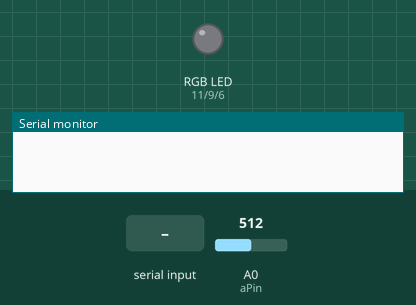
Recording of a sketch running on a simulated Arduino Uno, built with avr-gcc and run on an emulated ATmega328P. On the bench: an RGB LED mixed from three pins (HIGH = lit), the last lines printed to the serial monitor. The test bench sets the inputs (shaded band); at power-on: A0 (aPin) = 512. Dim RGB values are drawn brighter than linear.

Above: at 1.2 s.
1.3 s: "r" received over Serial
3.8 s: A0 (aPin) set to 716
At 4.2 s:
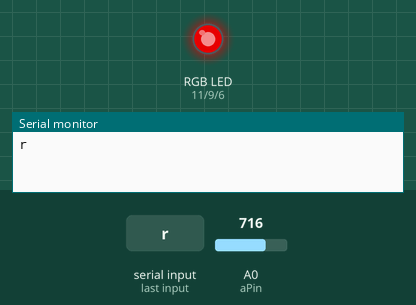
5.3 s: A0 (aPin) set to 900
At 6.5 s:
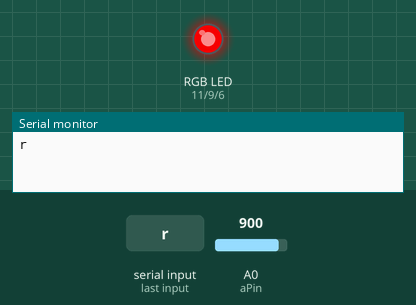
6.8 s: A0 (aPin) set to 511
At 7.7 s:
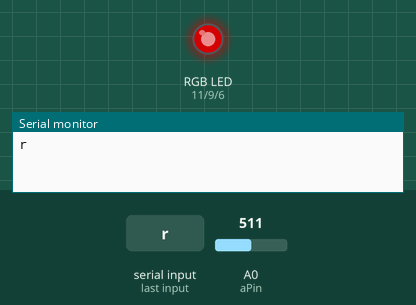
8.3 s: A0 (aPin) set to 122
At 8.9 s:
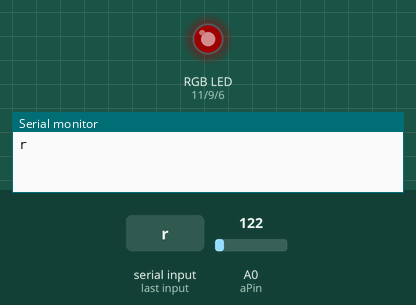
9.8 s: "g" received over Serial
Timing chart, 0 to 12.8 s (numbered marks = the images above; inputs shaded):
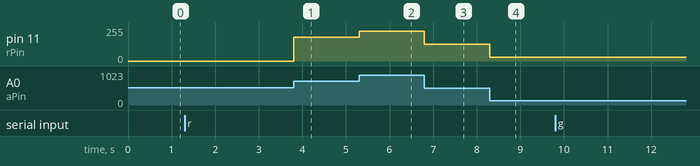

Measured:
- after the input at 3.8 s, pin 11 (rPin): 0/255 → 178/255 at once
- after the input at 5.3 s, pin 11 (rPin): 178/255 → 224/255 at once
- after the input at 6.8 s, pin 11 (rPin): 224/255 → 127/255 at once
- after the input at 8.3 s, pin 11 (rPin): 127/255 → 30/255 at once

The sketch:

change_value_rgbLED.ino
```cpp
int aPin = A0;
int rPin = 11;
int gPin = 9;
int bPin = 6;
int potVal;
float rVal = 0;
float bVal = 0;
float gVal = 0;
String myColour;
String msg = "What colour do you want?";
int prevPotVal = 0;

void setup() {
  Serial.begin(9600);
  pinMode(rPin, OUTPUT);
  pinMode(gPin, OUTPUT);
  pinMode(bPin, OUTPUT);
  pinMode(aPin, INPUT);
}

void loop() {
  potVal = analogRead(aPin);

  if (potVal != prevPotVal) {
    // Potentiometer value has changed, update the color gradually
    if (myColour == "r") {
      rVal = (255. / 1023.) * potVal;
    } else if (myColour == "g") {
      gVal = (255. / 1023.) * potVal;
    } else if (myColour == "b") {
      bVal = (255. / 1023.) * potVal;
    }
    analogWrite(rPin, rVal);
    analogWrite(gPin, gVal);
    analogWrite(bPin, bVal);
  }

  prevPotVal = potVal;

  if (Serial.available() > 0) {
    myColour = Serial.readString();
    Serial.println(myColour);
  }
}


//failed project


// int aPin = A0;
// int rPin = 11;
// int gPin = 9;
// int bPin = 6;
// int potVal;
// float rVal;
// float bVal;
// float gVal;
// String myColour;
// String msg = "What colour do you want?";

// void setup() {
//   Serial.begin(9600);
//   pinMode(rPin, OUTPUT);
//   pinMode(gPin, OUTPUT);
//   pinMode(bPin, OUTPUT);
//   pinMode(aPin, INPUT);
// }

// void loop() {
//   potVal = analogRead(aPin);

//   Serial.println(msg);
//   while (Serial.available() == 0) {
//   }
//   myColour = Serial.readString();
//   Serial.println(myColour);
//   if (myColour == "r") {
//     potVal = analogRead(aPin);
//     rVal = (255. / 1023.) * potVal;
//     analogWrite(rPin, rVal);
//     Serial.println(rVal);
//   }

//   if (myColour == "b") {
//     potVal = analogRead(aPin);
//     bVal = (255. / 1023.) * potVal;
//     analogWrite(bPin, bVal);
//     Serial.println(bVal);
//   }

//   if (myColour == "g") {
//     potVal = analogRead(aPin);
//     gVal = (255. / 1023.) * potVal;
//     analogWrite(gPin, gVal);
//     Serial.println(gVal);
//   }

//   if (myColour == "reset") {
//     analogWrite(rPin, 0);
//     analogWrite(bPin, 0);
//     analogWrite(gPin, 0);
//   }
//   // analogWrite(rPin,rVal); //don't know why it is there
//   // analogWrite(bPin,bVal);
//   // analogWrite(gPin,gVal);
// }
```
